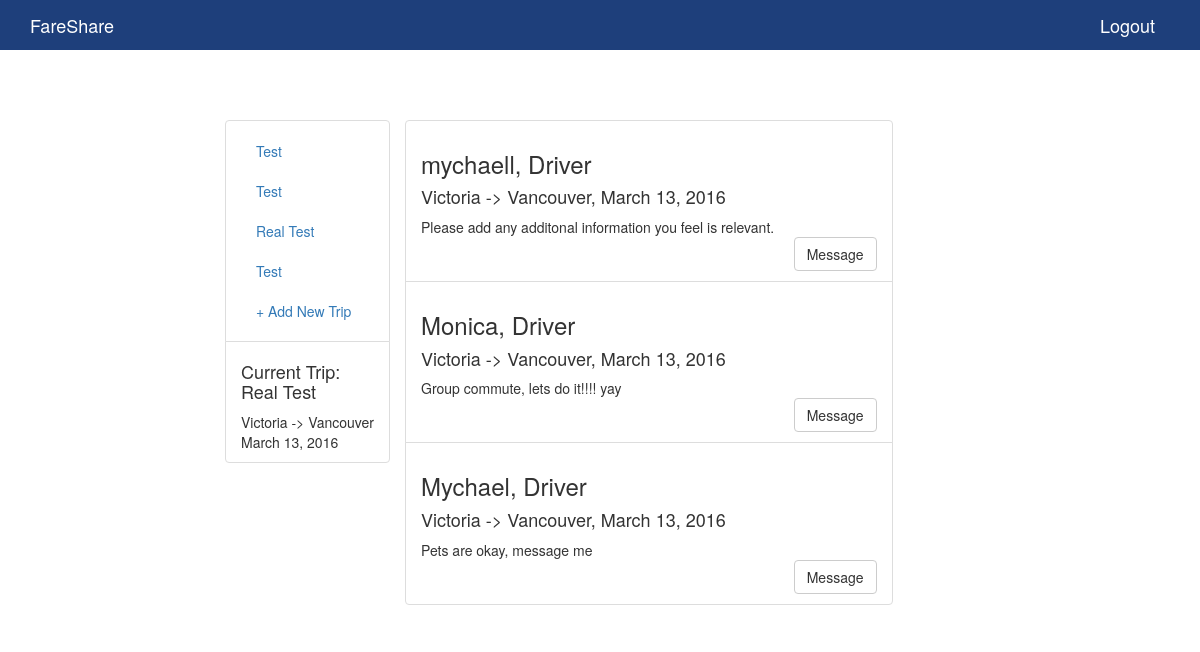
Screenshot of /main/userpage/?trip=21 (signed in) with the database file from the repository.
### main/models.py (models this page shows)
class Trip(models.Model):
    key = models.AutoField(primary_key=True)
    user = models.CharField(max_length=200)
    name =  models.CharField(max_length=200)
    origin = models.CharField(max_length=200)
    destination = models.CharField(max_length=200)
    date = models.DateField(null=True)
    date_posted = models.DateTimeField(null=True)
    active = models.BooleanField(default=True)
    num_passengers = models.IntegerField(default=0)
    msg = models.CharField(max_length=200)
    looktype = models.CharField(max_length=200)

### main/views.py (the view)
# urls.py: url(r'userpage/', views.userpage, name='userpage'),
def userpage(request):
    context = RequestContext(request)
    trips = None
    results = None
    usertrip=None
    if not request.user.is_authenticated():
         return HttpResponseRedirect('/main/login/')
    else:
        trips = Trip.objects.filter(user=request.user).values()
        tripid = request.GET.get('trip')
        if tripid != None:
            tripid = request.GET.get('trip')
            usertrip = Trip.objects.get(key=tripid)
            type = 'Driver'
            if usertrip.looktype == 'Driver':
                type = 'Passenger'
            qs = Trip.objects.exclude(user=request.user)
            qs = qs.filter(date=usertrip.date, looktype=type, origin=usertrip.origin, destination=usertrip.destination)
            results = qs.values()
        return render_to_response('main/user_page.html',{'trips':trips,'results':results, 'usertrip':usertrip }, context)

### templates/main/user_page.html (shortened to what this page needs)
{% extends 'base.html' %}
{% block navbar %}
    <div class="pull-xs-right">
        <a class="navbar-brand" href="logout/">Logout</a>
    </div>
{% endblock %}
{% block main %}
<div class="container-fluid margin-top">
    <div class="col-md-offset-2 col-md-2 sidebar">
         <ul class="nav nav-sidebar list-group-item">
             {% for trip in trips %}
                <li ><a href="/main/userpage/?trip={{trip.key}}"> {{trip.name}}</a></li>
             {% endfor %}
             <li><a href="/main/addtrip/"> + Add New Trip</a></li>
          </ul>
        {% if usertrip  %}
          <ul class="nav nav-sidebar list-group-item">
            <li><h4>Current Trip: {{usertrip.name}}</h4></li>
            <li><span>{{usertrip.origin}} -> {{usertrip.destination}}</span></li>
            <li><span>{{usertrip.date}}</span></li>
          </ul>
        {% endif %}
    </div>
     <div class="col-md-5">
            <div class="row  text-center margin-bot-19">
                {% if results %}
                <ul class="list-group">
                {% for result in results %}
                    <li class="list-group-item left ">
                        <h3 >{{result.user}}, {{result.looktype}}</h3>
                        <h4>{{result.origin}} -> {{result.destination}}, {{result.date}} </h4>
                        <div>
                            <span>{{result.msg}}</span>
                        </div>
                        <div class="right">
                         <button type="button" class="btn btn-default">Message</button>
                        </div>
                    </li>
                {% endfor %}
                </ul>
                {% else %}
                     <h4>There are no matches at this time :( </h4>
                {% endif %}
            </div>
{% endblock %}

### static/css/custom.css (style rules this page uses)
.pull-xs-right { float: right!important; }
.margin-top { margin-top: 70px; }
.right { text-align: right; }
.left { text-align: left; }
.navbar-default .navbar-brand { color: #FFF; }

### rows the page displays
Trip: name "Test"
Trip: name "Test"
Trip: name "Real Test", origin "Victoria", destination "Vancouver", date "March 13, 2016"
Trip: name "Test"
Trip: user "mychaell", looktype "Driver", origin "Victoria", destination "Vancouver", date "March 13, 2016", msg "Please add any additonal information you feel is relevant."
Trip: user "Monica", looktype "Driver", origin "Victoria", destination "Vancouver", date "March 13, 2016", msg "Group commute, lets do it!!!! yay"
Trip: user "Mychael", looktype "Driver", origin "Victoria", destination "Vancouver", date "March 13, 2016", msg "Pets are okay, message me"
